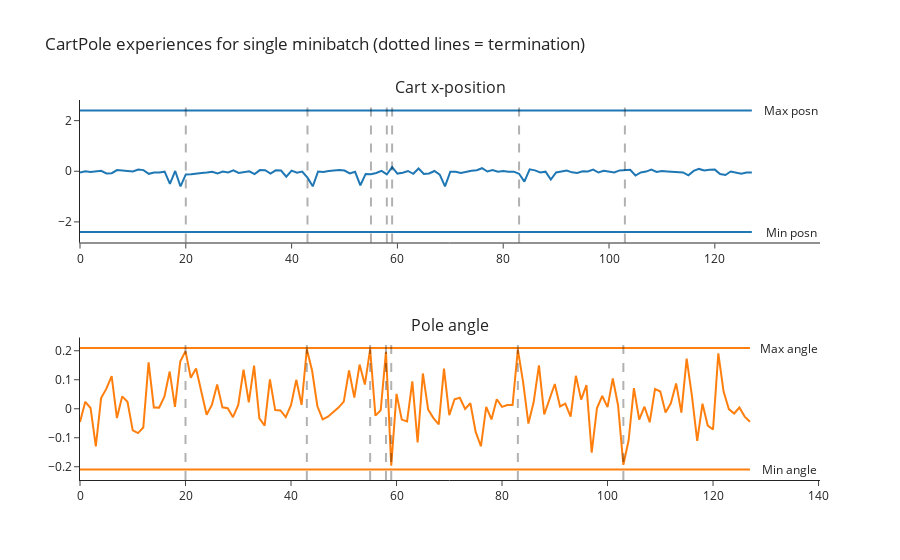

Notebook code cell kept with this figure:
### Code cell
minibatches = memory.get_minibatches(next_value, next_done)

obs = minibatches[0].observations.cpu() # shape [minibatch_size, obs_shape=4]
dones = minibatches[0].dones.cpu() # shape [minibatch_size,]

plot_cartpole_obs_and_dones(obs, dones, title="CartPole experiences for single minibatch (dotted lines = termination)")
